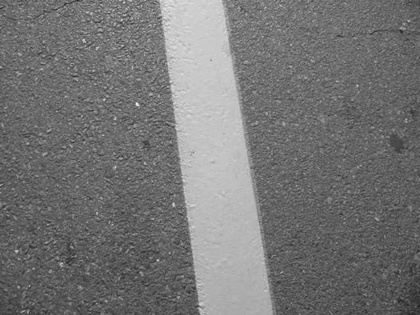
%> input picture VisualC++_MATLAB图像处理与识别实用案例精选/chap9/RoadG1.jpg, 420 x 315 px, shrunk from 640 x 480 before the run
$ octave P0901.m   (GNU Octave 9; MATLAB toolbox functions it lacks are replaced by stand-ins)
%> lines starting %> are read from the running program, lines starting %| are printed output that depends on the picture; in (x1, y1, x2, y2) boxes, pixels count from 0 and x2, y2 are one past the last pixel; in counts of white or black regions, pixels touching at a corner belong together; the program's own positions count from 1
J= imread('RoadG1.jpg');
%> J is the input picture: size 315x420 uint8; min 29, max 243, mean 116.5
[x,y]=size(J);
%> x = 315; y = 420
I=double(J);
z0=max(max(I));                   % 求出图象中最大的灰度
%> z0 = 243
z1=min(min(I));                   % 最小的灰度
%> z1 = 29

T=(z0+z1)/2;
%> T = 136
TT=0;
S0=0; n0=0;
S1=0; n1=0;
allow=0.5;                       % 新旧阈值的允许接近程度
d=abs(T-TT);
%> d = 136
count=0;                         % 记录几次循环

while(d>=allow)                 % 迭代最佳阈值分割算法
    count=count+1;
    for i=1:x
        for j=1:y
            if (I(i,j)>=T)
                S0=S0+I(i,j);
                n0=n0+1;
            end
            if (I(i,j)<T)
                S1=S1+I(i,j);
                n1=n1+1;
            end
        end
    end
    T0=S0/n0;
    T1=S1/n1;
    TT=(T0+T1)/2;
    d=abs(T-TT);
    T=TT;
end
%> this loop made 3 passes
%> (T0, T1, TT, d, T) on passes 1 to 3: (181.2, 100.7, 140.9, 4.94, 140.9), (182.5, 101, 141.7, 0.802, 141.7), (183.1, 101.1, 142.1, 0.348, 142.1)
%> after the loop, S0 = 13678260; S1 = 32573049; n0 = 74716; n1 = 322184

Seg=zeros(x,y);
for i=1:x
    for j=1:y
        if(I(i,j)>=T)
            Seg(i,j)=1;               % 阈值分割的图象
        end
    end
end
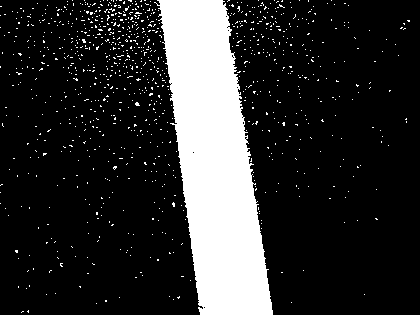
%> Seg: size 315x420 double; values 0 (black) and 1 (white), 18.2% white; 986 white regions (985 under 20 px), largest, box (x1, y1, x2, y2) and area: (154, 0, 273, 315) 21973

J0=Seg;
SE=strel('rectangle', [6 4]);         % 结构定义
IM=imopen(J0,SE);              %  “开”运算
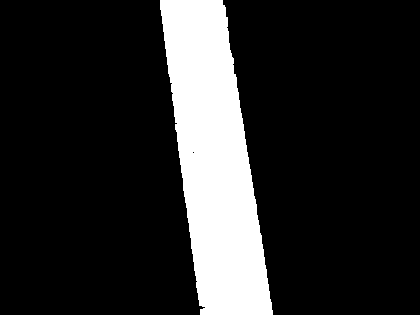
%> IM: size 315x420 double; values 0 (black) and 1 (white), 16.4% white; 1 white region, box (x1, y1, x2, y2) and area: (160, 0, 273, 315) 21671

figure,imshow(J);    % 图9-7(a)
figure,imhist(J);     % 图9-7(b)
%> after `imhist(J)`:
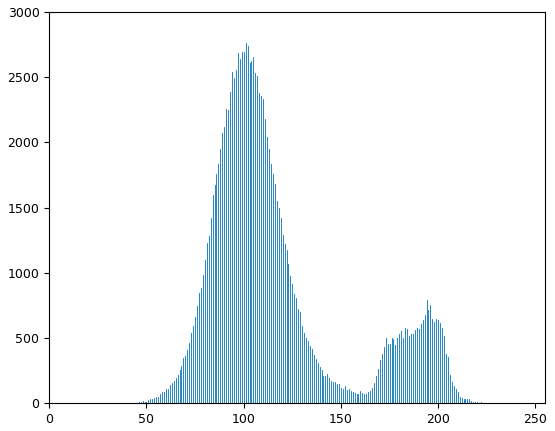
%> figure redrawn from the program's plot data; highest point at x = 101, y = 2765
figure,imshow(Seg);  % 图9-7(c)
figure,imshow(IM);  % 图9-7(d)
